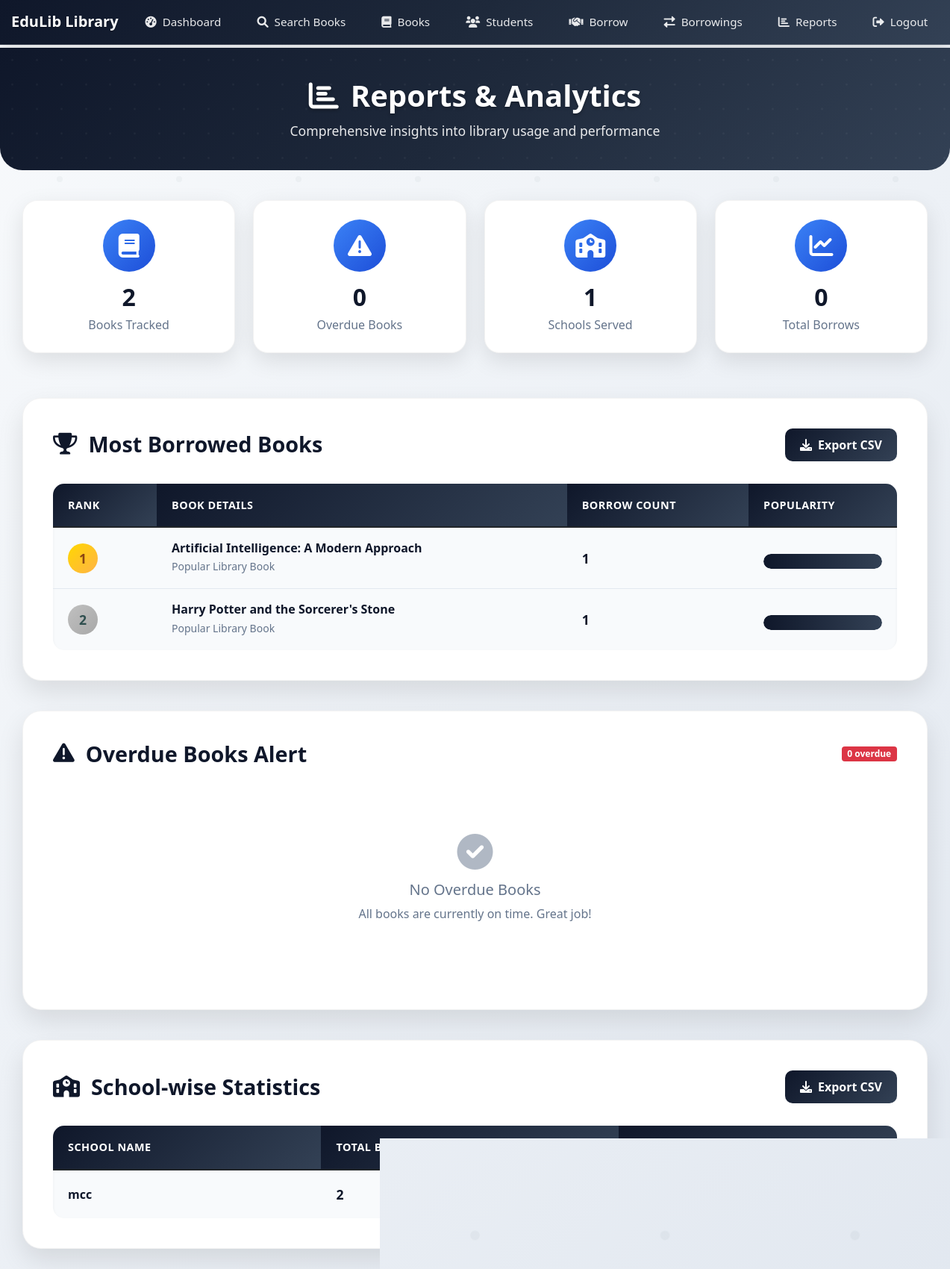
Page /reports (signed in) on the committed database.
### app/models.py (models this page shows, shortened)
class Book(db.Model):
    id = db.Column(db.Integer, primary_key=True)
    isbn = db.Column(db.String(13), unique=True, nullable=False)
    title = db.Column(db.String(200), nullable=False)
    author = db.Column(db.String(100), nullable=False)
    genre = db.Column(db.String(50))
    quantity = db.Column(db.Integer, nullable=False, default=1)
    available_quantity = db.Column(db.Integer, nullable=False, default=1)
    borrowings = db.relationship('Borrowing', backref='book', lazy=True)

class Student(UserMixin, db.Model):
    id = db.Column(db.Integer, primary_key=True)
    email = db.Column(db.String(120), unique=True, nullable=False)
    password_hash = db.Column(db.String(128))
    full_name = db.Column(db.String(100), nullable=False)
    class_name = db.Column(db.String(50), nullable=False)
    school = db.Column(db.String(100), nullable=False)
    contact = db.Column(db.String(100))
    is_admin = db.Column(db.Boolean, default=False)
    borrowings = db.relationship('Borrowing', backref='student', lazy=True)

### app/routes.py (the view)
@bp.route('/reports')
@admin_required
def reports():
    from sqlalchemy import func
    from datetime import datetime
    count_col = func.count(Borrowing.id).label('borrow_count')
    most_borrowed = db.session.query(Book.title, count_col).join(Borrowing).group_by(Book.id).order_by(count_col.desc()).limit(10).all()
    overdue = Borrowing.query.filter(Borrowing.due_date < datetime.utcnow(), Borrowing.status == 'borrowed').all()
    books_per_school = db.session.query(Student.school, func.count(Borrowing.id)).join(Borrowing).group_by(Student.school).all()
    return render_template('reports.html', most_borrowed=most_borrowed, overdue=overdue, books_per_school=books_per_school)

### app/__init__.py (called while the page is built)
@login_manager.user_loader
def load_user(user_id):
    from .models import Student
    return Student.query.get(int(user_id))

### app/routes.py (called while the page is built)
def admin_required(f):
    @wraps(f)
    def decorated_function(*args, **kwargs):
        if not current_user.is_authenticated or not current_user.is_admin:
            flash('Access denied. This is for administrators only.')
            return redirect(url_for('main.dashboard'))
        return f(*args, **kwargs)
    return decorated_function

### app/templates/reports.html (shortened to what this page needs)
{% extends "base.html" %}
{% block content %}
<div class="page-header">
    <div class="container">
        <div class="row">
            <div class="col-12 text-center">
                <h1><i class="fas fa-chart-bar me-3"></i>Reports & Analytics</h1>
                <p>Comprehensive insights into library usage and performance</p>
            </div>
        </div>
    </div>
</div>
<div class="container">
    <div class="stats-section">
        <div class="row">
            <div class="col-lg-3 col-md-6">
                <div class="stats-card">
                    <div class="icon-wrapper">
                        <i class="fas fa-book"></i>
                    </div>
                    <h3>{{ most_borrowed|length if most_borrowed else 0 }}</h3>
                    <p>Books Tracked</p>
                </div>
            </div>
            <div class="col-lg-3 col-md-6">
                <div class="stats-card">
                    <div class="icon-wrapper">
                        <i class="fas fa-exclamation-triangle"></i>
                    </div>
                    <h3>{{ overdue|length if overdue else 0 }}</h3>
                    <p>Overdue Books</p>
                </div>
            </div>
            <div class="col-lg-3 col-md-6">
                <div class="stats-card">
                    <div class="icon-wrapper">
                        <i class="fas fa-school"></i>
                    </div>
                    <h3>{{ books_per_school|length if books_per_school else 0 }}</h3>
                    <p>Schools Served</p>
                </div>
            </div>
            <div class="col-lg-3 col-md-6">
                <div class="stats-card">
                    <div class="icon-wrapper">
                        <i class="fas fa-chart-line"></i>
                    </div>
                    <h3>{% set total_borrows = 0 %}{% for school, count in books_per_school %}{% set total_borrows = total_borrows + count %}{% endfor %}{{ total_borrows }}</h3>
                    <p>Total Borrows</p>
                </div>
            </div>
        </div>
    </div>
    <div class="report-section">
        <div class="section-header">
            <h3><i class="fas fa-trophy"></i>Most Borrowed Books</h3>
            <a href="{{ url_for('main.export_popular_books_csv') }}" class="btn-export">
                <i class="fas fa-download"></i>Export CSV
            </a>
        </div>
        {% if most_borrowed %}
        <div class="popular-books-container">
            <table class="table popular-books-table">
                <thead>
                    <tr>
                        <th>Rank</th>
                        <th>Book Details</th>
                        <th>Borrow Count</th>
                        <th>Popularity</th>
                    </tr>
                </thead>
                <tbody>
                    {% for title, count in most_borrowed %}
                    {% set rank = loop.index %}
                    <tr>
                        <td>
                            <div class="rank-badge rank-{{ '1' if rank == 1 else '2' if rank == 2 else '3' if rank == 3 else 'other' }}">
                                {{ rank }}
                            </div>
                        </td>
                        <td>
                            <div class="book-info">
                                <div class="book-details">
                                    <h5>{{ title }}</h5>
                                    <small>Popular Library Book</small>
                                </div>
                            </div>
                        </td>
                        <td>
                            <span class="borrow-count">{{ count }}</span>
                        </td>
                        <td>
                            {% set max_count = most_borrowed[0][1] if most_borrowed else 1 %}
                            {% set percentage = (count / max_count * 100)|round %}
                            <div class="simple-chart">
                                <div class="chart-bar" data-width="{{ percentage }}"></div>
                            </div>
                        </td>
                    </tr>
                    {% endfor %}
                </tbody>
            </table>
        </div>
        {% else %}
        <div class="empty-state">
            <i class="fas fa-book-open"></i>
            <h5>No Borrowing Data Available</h5>
            <p>Borrowing statistics will appear here once students start borrowing books.</p>
        </div>
        {% endif %}
    </div>
    <div class="report-section">
        <div class="section-header">
            <h3><i class="fas fa-exclamation-triangle"></i>Overdue Books Alert</h3>
            <span class="badge bg-danger">{{ overdue|length if overdue else 0 }} overdue</span>
        </div>
        {% if overdue %}
        <div class="overdue-section">
            <div class="overdue-header">
                <i class="fas fa-exclamation-triangle"></i>
                <h5>Books Past Due Date</h5>
            </div>
            {% for borrowing in overdue %}
            <div class="overdue-item">
                <div>
                    <div class="overdue-student">{{ borrowing.student.full_name }}</div>
                    <div class="overdue-book">{{ borrowing.book.title }}</div>
                </div>
                <div class="overdue-date">
                    Due: {{ borrowing.due_date.strftime('%b %d, %Y') }}
                </div>
            </div>
            {% endfor %}
        </div>
        {% else %}
        <div class="empty-state">
            <i class="fas fa-check-circle"></i>
            <h5>No Overdue Books</h5>
            <p>All books are currently on time. Great job!</p>
        </div>
        {% endif %}
    </div>
    <div class="report-section">
        <div class="section-header">
            <h3><i class="fas fa-school"></i>School-wise Statistics</h3>
            <a href="{{ url_for('main.export_school_books_csv') }}" class="btn-export">
                <i class="fas fa-download"></i>Export CSV
            </a>
        </div>
        {% if books_per_school %}
        <div class="school-stats-container">
            <table class="table school-stats-table">
                <thead>
                    <tr>
                        <th>School Name</th>
                        <th>Total Borrows</th>
                        <th>Activity Level</th>
                    </tr>
                </thead>
                <tbody>
                    {% for school, count in books_per_school %}
                    <tr>
                        <td>
                            <span class="school-name">{{ school }}</span>
                        </td>
                        <td>
                            <span class="school-count">{{ count }}</span>
                        </td>
                        <td>
                            {% set max_count = books_per_school[0][1] if books_per_school else 1 %}
                            {% set percentage = (count / max_count * 100)|round %}
                            <div class="simple-chart">
                                <div class="chart-bar" data-width="{{ percentage }}"></div>
                            </div>
                        </td>
                    </tr>
                    {% endfor %}
                </tbody>
            </table>
        </div>
        {% else %}
        <div class="empty-state">
            <i class="fas fa-school"></i>
            <h5>No School Data Available</h5>
            <p>School statistics will appear here once borrowing activity begins.</p>
        </div>
        {% endif %}
    </div>
</div>
{% endblock %}

### app/templates/base.html (style rules this page uses)
body { font-family: 'Segoe UI', Tahoma, Geneva, Verdana, sans-serif; background: linear-gradient(135deg, #f8fafc 0%, #e2e8f0 100%); min-height: 100vh; position: relative; }
body::before { content: ''; position: fixed; top: 0; left: 0; width: 100%; height: 100%; pointer-events: none; z-index: -1; }
.container { max-width: 100%; padding-left: 15px; padding-right: 15px; }

### rows in the picture
Book: rank "1", title "Artificial Intelligence: A Modern Approach", count "1", {{ percentage }} 100.0 (drawn)
Book: rank "2", title "Harry Potter and the Sorcerer's Stone", id "1", {{ percentage }} 100.0 (drawn)
Student: school "mcc", count "2", {{ percentage }} 100.0 (drawn)

### other values in the picture
{{ most_borrowed|length if most_borrowed else 0 }} "2"
{{ overdue|length if overdue else 0 }} "0"
{{ books_per_school|length if books_per_school else 0 }} "1"
{{ total_borrows }} "0"
